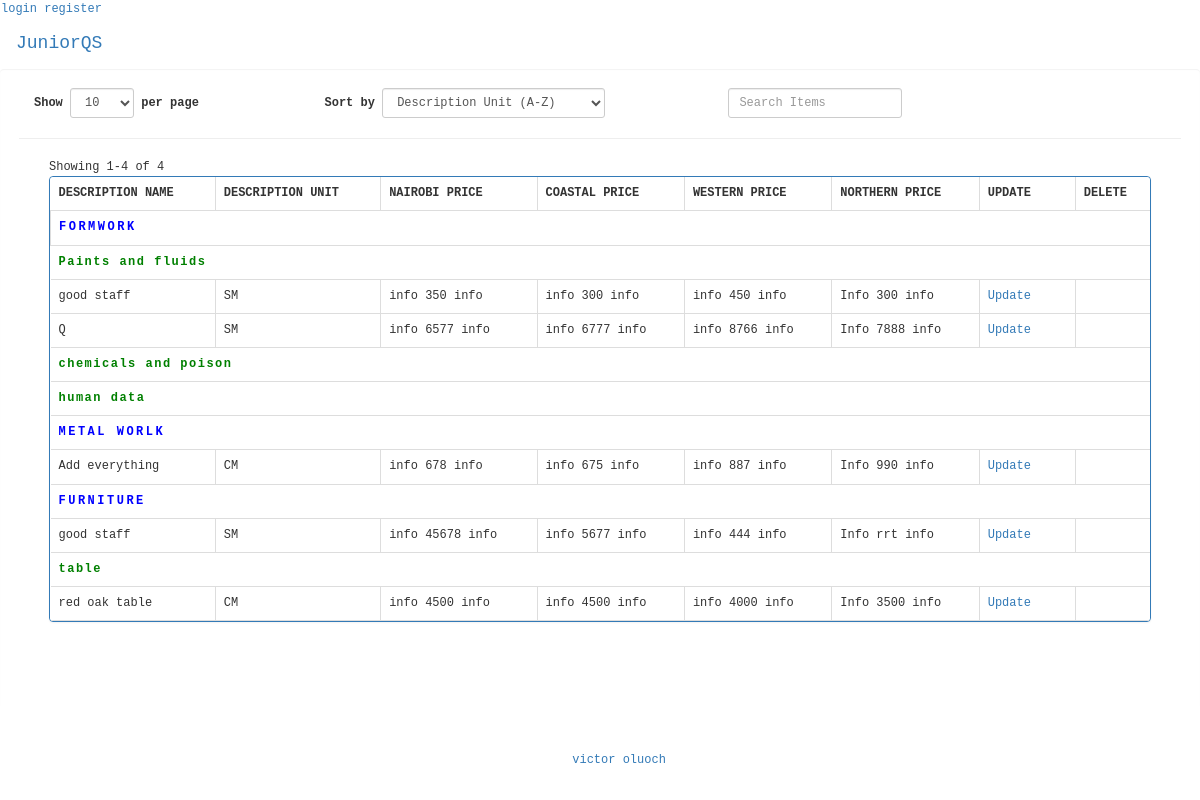
The page /home on the database its author committed.
### app.py (models this page shows, shortened)
class Category(db.Model):
    id = db.Column(db.Integer, primary_key=True)
    subcategory_id = db.relationship('Subcategory', backref='subcategory', lazy='dynamic')
    description_id = db.relationship('Description', backref='desc', lazy='dynamic')
    name = db.Column(db.String(250))

class Subcategory(db.Model):
    id = db.Column(db.Integer, primary_key=True)
    description_id = db.relationship('Description', backref='description', lazy='dynamic')
    category = db.Column(db.Integer, db.ForeignKey('category.id'))
    name = db.Column(db.String(250))

class Description(db.Model):
    id = db.Column(db.Integer, primary_key=True)
    unit = db.Column(db.String(250), nullable=False)
    subcategory_id = db.Column(db.Integer, db.ForeignKey('subcategory.id'), nullable=False)
    category_id = db.Column(db.Integer, db.ForeignKey('category.id'), nullable=False)
    nairobi_region = db.Column(db.Integer)
    coastal_region = db.Column(db.Integer)
    western_region = db.Column(db.Integer)
    nothern_region = db.Column(db.Integer)
    name = db.Column(db.String(250), nullable=False)

### app.py (the view)
@app.route('/', methods=['GET'])
@app.route('/home', methods=['GET'])
def home():
    cat = Category.query.all()
    desc = Description.query.all()
    subcategory = Subcategory.query.all()
    return render_template('dashboard.html', cat=cat, desc=desc, subcategory=subcategory)

### templates/dashboard.html (shortened to what this page needs)
<!DOCTYPE html>
<html>
    <head>
        <link rel="stylesheet" href="./static/styles/bootstrap.min.css">
        <link rel="stylesheet" href="./static/styles/bootstrap-theme.min.css">
        <link rel="stylesheet" href="./static/styles/font-awesome.min.css">
        <link rel="stylesheet" href="./static/css/font-awesome-animation.min.css">
        <link rel="stylesheet" href="./static/css/main.css">
    <body>
        <nav class="navbar">
            {% if current_user.is_authenticated%}
            {% if current_user.is_admin == True%}
            <a href="{{url_for('dash')}}">Dashboard</a>
            {% endif%}
        <a href="{{url_for('logout')}}">logout</a>
        {% else %}
        <a href="{{url_for('login')}}">login</a>
        <a href="{{url_for('register')}}">register</a>
        {% endif %}
            <div class="container-fluid">
                <div class="navbar-header">
                    <a class="navbar-brand" style="margin-top:2">
                        JuniorQS
                    </a>
                </div>
                </div>
        </nav>
<div class="pannel-main">
    <div class="row">
        <div class="col-sm-12">
            <div class="row">
                <div class="col-sm-12">
                    <div class="col-sm-3 form-inline form-group-sm">
                        <label for="itemsListPerPage">Show</label>
                        <select id="itemsListPerPage" class="form-control">
                            <option value="10" selected="">10</option>
                        </select>
                        <label>per page</label>
                    </div>
                    <div class="col-sm-4 form-group-sm form-inline">
                        <label for="itemsListSortBy">Sort by</label>
                        <select id="itemsListSortBy" class="form-control">
                            <option value="name-ASC">Description Unit (A-Z)</option>
                        </select>
                    </div>
                    <div class="col-sm-3 form-inline form-group-sm">
                        <label for="itemSearch"><i class="fa fa-search"></i></label>
                        <input type="search" id="itemSearch" class="form-control" placeholder="Search Items">
                    </div>
                </div>
            </div>
        </div>
    </div>
    <hr>
    <div class="row">
        <div class="col-sm-12">
            <div class="col-sm-12" id="itemsListDiv">
                <div class="row">
                    <div class="col-sm-12" id="itemsListTable">
<div class="col-sm-6">
    Showing 1-4 of 4</div>
<div class="col-xs-12">
    <div class="panel panel-primary">
                <div class="table table-responsive">
            <table class="table table-bordered" style="background-color: white; opacity: 1;">
                <thead>
                    <tr style="background-color: transparent;">
                        <th>DESCRIPTION NAME</th>
                        <th>DESCRIPTION UNIT</th>
                        <th>NAIROBI PRICE</th>
                        <th>COASTAL PRICE</th>
                        <th>WESTERN PRICE</th>
                        <th>NORTHERN PRICE</th>
                        <th>UPDATE</th>
                        <th>DELETE</th>
                    </tr>
                </thead>
                <tbody>
                    <tr>
                        {% for det in cat%}
						<td class="panel-heading" style="font-weight: bolder; text-transform: uppercase; color: blue; letter-spacing: .25rem;" colspan="8">{{det.name}}</td>
					</tr>
					{% for sub in subcategory%}
							{%if sub.category == det.id%}
							<tr class="subcategory">
								<td style="font-weight:700; color: green; letter-spacing: .15rem;" colspan="8">{{sub.name}}</td>
							</tr>
						{%endif%}
						{% for details in desc%}
							<tr class="desc">
								{%if details.subcategory_id == sub.id and details.category_id == det.id %}
                                    <td>{{details.name}}</td>
									<td>{{details.unit}}</td>
									<td>
                                        <table>
                                            <tr>
                                                <td>info</td>
                                                <td>&nbsp;{{details.nairobi_region}}&nbsp;</td>
                                                <td>info</td>
                                            </tr>
                                        </table>
                                    </td>
									<td>
                                        <table>
                                            <tr>
                                                <td>info</td>
                                                <td>&nbsp;{{details.coastal_region}}&nbsp;</td>
                                                <td>info</td>
                                            </tr>
                                        </table>
                                    </td>
									<td>
                                        <table>
                                            <tr>
                                                <td>info</td>
                                                <td>&nbsp;{{details.western_region}}&nbsp;</td>
                                                <td>info</td>
                                            </tr>
                                        </table>
                                    </td>
                                    <td>
                                        <table>
                                            <tr>
                                                <td>Info</td>
                                                <td>&nbsp;{{details.nothern_region}}&nbsp;</td>
                                                <td>info</td>
                                            </tr>
                                        </table>
                                    </td>
                                    <td><a class="pointer updateStock" id="stock-1">Update <i class="fa fa-pencil pointer"></i></a></td>
                                    <td class="text-center"><i class="fa fa-trash text-danger delItem pointer"></i></td>
								{% endif %}
							</tr>
						{%endfor%}
					{%endfor%}
				{% endfor%}
               </tbody>
            </table>
        </div>
            </div>
</div>
<div class="col-sm-12 text-center">
</div>
</div>
                </div>
            </div>
        </div>
    </div>
</div>
        <footer class="container-fluid text-center hidden-print">
            <p>
                <i class="fa fa-copyright"></i>
                Copyright <a href="http://www.vicjuma945.com/">victor oluoch</a> (2020)
            </p>
        </footer>

### static/css/main.css (style rules this page uses)
.navbar { margin-bottom: 0; border-radius: 0; }
footer { background-color: transparent; color: white; padding: 25px; }
.pointer { cursor: pointer }
.pannel-main { min-height: 20px; padding: 19px; margin-bottom: 20px; border: none; border-radius: 4px; -webkit-box-shadow: inset 0 1px 1px rgba(0, 0, 0, .05); box-shadow: inset 0 1px 1px rgba(0, 0, 0, .05); }
body { background-color: #f5f5f5; background: url(./../images/background.jpg); font-size: 12px; font-family:monospace }

### rows shown on the page
Category: name "FORMWORK"
Subcategory: name "Paints and fluids"
Description: name "good staff", unit "SM", nairobi_region "350", coastal_region "300", western_region "450", nothern_region "300"
Description: name "Q", unit "SM", nairobi_region "6577", coastal_region "6777", western_region "8766", nothern_region "7888"
Subcategory: name "chemicals and poison"
Subcategory: name "human data"
Category: name "METAL WORLK"
Subcategory: name "table"
Description: name "Add everything", unit "CM", nairobi_region "678", coastal_region "675", western_region "887", nothern_region "990"
Category: name "FURNITURE"
Description: name "good staff", unit "SM", nairobi_region "45678", coastal_region "5677", western_region "444", nothern_region "rrt"
Description: name "red oak table", unit "CM", nairobi_region "4500", coastal_region "4500", western_region "4000", nothern_region "3500"
